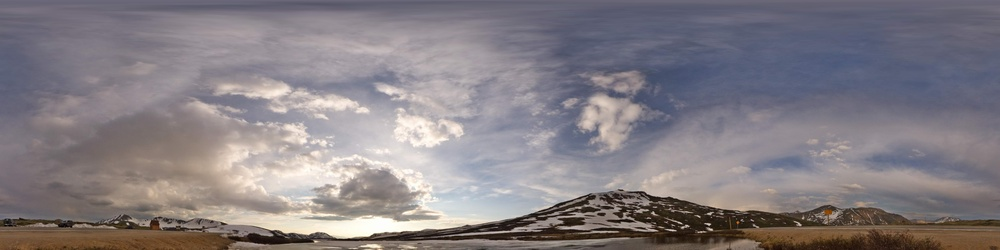
#> input picture images/skymap_photo8.jpg, 1000 x 250 px, shrunk from 8000 x 2000 before the run
$ python 15_false_color.py ../images/skymap_photo8.jpg ../images/skymap_photo8.jpg
#> lines starting #> are read from the running program, lines starting #| are printed output that depends on the picture
import numpy as np
import matplotlib.pyplot as plt
import matplotlib.image as mpimg

import sys

def rgb2gray(rgb):
    return np.dot(rgb[...,:3], [0.299, 0.587, 0.144])


if __name__=='__main__':
    if len(sys.argv) < 2:
        print("usage: " + sys.argv[0] + " image_filename [colormap_name]")
        sys.exit(1)
    img = None
    try:
        img = mpimg.imread(sys.argv[1])
#> img is the input picture: shape (250, 1000, 3); mean R, G, B 132.6, 126.3, 131.6
    except:
        print("Error loading image: " + sys.argv[1])
        sys.exit(-1)

    gray = rgb2gray(img)
#> in rgb2gray, `return np.dot(rgb[...,:3], [0.299, 0.587, 0.144])`:
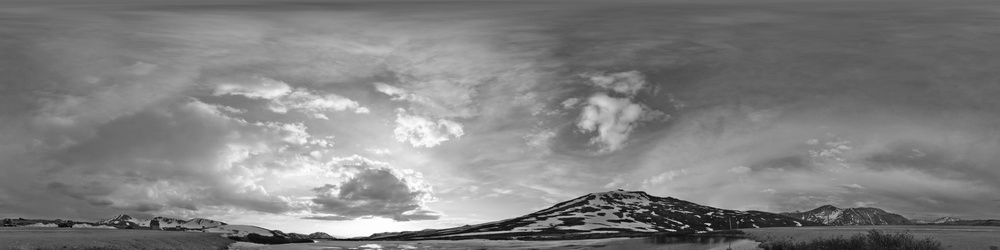
#> returned value: shape (250, 1000) float64; min 1.2, max 262.1, mean 132.8; drawn with min black and max white

    fix, axis = plt.subplots(2, sharex = True)

    axis[0].imshow(gray, cmap = plt.get_cmap('gray'), aspect = 1)
    axis[0].set_title('Grayscale')

    cmap_name = 'gist_rainbow' if len(sys.argv) <= 2 else sys.argv[2]
    print("Using: %s as color map." % cmap_name)
#> (the run stopped early here; a loop or call above may not have finished)
